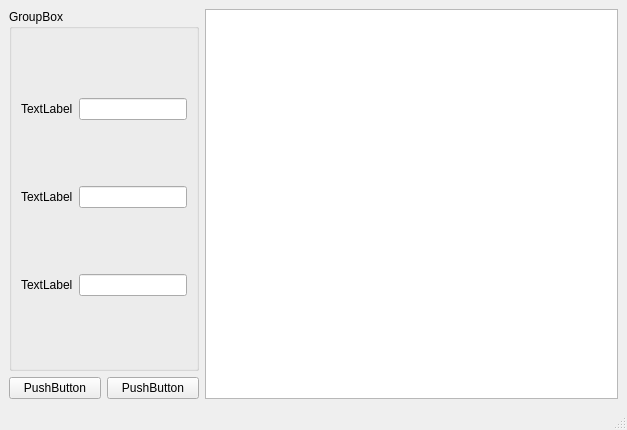
<?xml version="1.0" encoding="UTF-8"?>
<ui version="4.0">
 <class>MainWindow</class>
 <widget class="QMainWindow" name="MainWindow">
  <property name="geometry">
   <rect>
    <x>0</x>
    <y>0</y>
    <width>627</width>
    <height>430</height>
   </rect>
  </property>
  <property name="windowTitle">
   <string>MainWindow</string>
  </property>
  <widget class="QWidget" name="centralwidget">
   <layout class="QGridLayout" name="gridLayout">
    <item row="0" column="0" colspan="2">
     <widget class="QGroupBox" name="groupBox">
      <property name="title">
       <string>GroupBox</string>
      </property>
      <layout class="QGridLayout" name="gridLayout_2">
       <item row="0" column="0">
        <widget class="QLabel" name="label">
         <property name="text">
          <string>TextLabel</string>
         </property>
        </widget>
       </item>
       <item row="0" column="1">
        <widget class="QLineEdit" name="lineEdit"/>
       </item>
       <item row="1" column="0">
        <widget class="QLabel" name="label_2">
         <property name="text">
          <string>TextLabel</string>
         </property>
        </widget>
       </item>
       <item row="1" column="1">
        <widget class="QLineEdit" name="lineEdit_2"/>
       </item>
       <item row="2" column="0">
        <widget class="QLabel" name="label_3">
         <property name="text">
          <string>TextLabel</string>
         </property>
        </widget>
       </item>
       <item row="2" column="1">
        <widget class="QLineEdit" name="lineEdit_3"/>
       </item>
      </layout>
     </widget>
    </item>
    <item row="0" column="2" rowspan="2">
     <widget class="QTableView" name="tableView"/>
    </item>
    <item row="1" column="0">
     <widget class="QPushButton" name="pushButton">
      <property name="text">
       <string>PushButton</string>
      </property>
     </widget>
    </item>
    <item row="1" column="1">
     <widget class="QPushButton" name="pushButton_2">
      <property name="text">
       <string>PushButton</string>
      </property>
     </widget>
    </item>
   </layout>
  </widget>
  <widget class="QMenuBar" name="menubar">
   <property name="geometry">
    <rect>
     <x>0</x>
     <y>0</y>
     <width>627</width>
     <height>22</height>
    </rect>
   </property>
  </widget>
  <widget class="QStatusBar" name="statusbar"/>
 </widget>
 <resources/>
 <connections/>
</ui>
